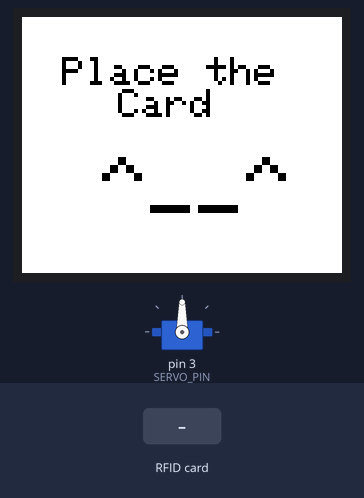
A sketch run on a simulated Arduino Uno, built with avr-gcc and run on an emulated ATmega328P. Parts: 160×128 colour display, servo. The inputs (shaded band) are chosen by the test bench. What the sketch prints to the serial monitor is not drawn.

Above: at 1.4 s.
1.5 s: RFID card 73 DC DA A5 held to the reader
At 2.2 s:
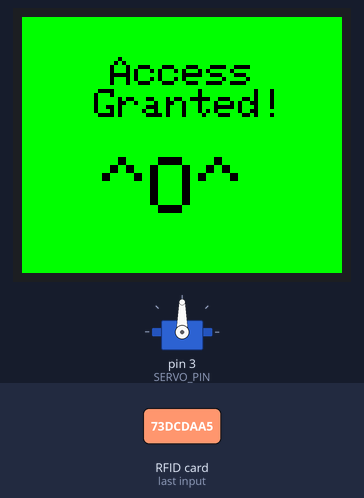
At 6.83 s:
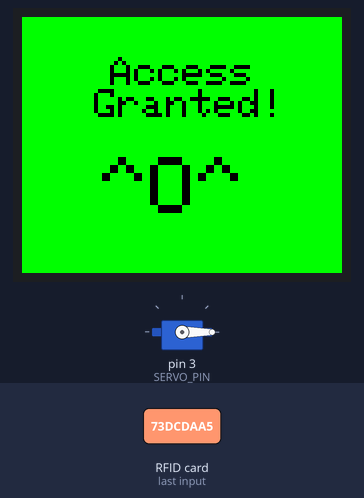
Timing chart, 0 to 8.4 s (numbered marks = the images above; inputs shaded):
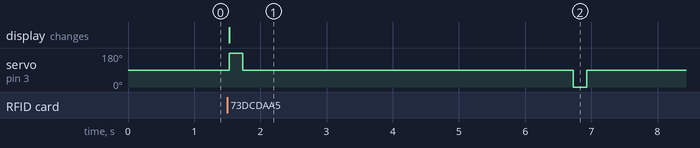

The sketch:

RFID_Door_Lock_System.ino
```cpp
#include <SPI.h>
#include <Adafruit_GFX.h>
#include <Adafruit_ST7735.h>
#include <MFRC522.h>
#include <Servo.h>  // Include Servo library

// TFT SPI Pins
#define TFT_CS   7   // Chip Select for TFT
#define TFT_DC   6   // Data/Command for TFT
#define TFT_RST  5   // Reset for TFT
// RFID SPI Pins
#define RFID_CS  10  // Chip Select for RFID
#define RFID_RST 9   // Reset for RFID

// Servo Motor Pin
#define SERVO_PIN 3  // Define servo pin (change if needed)

// TFT, RFID, and Servo Objects
Adafruit_ST7735 tft = Adafruit_ST7735(TFT_CS, TFT_DC, TFT_RST);
MFRC522 mfrc522(RFID_CS, RFID_RST);
Servo doorServo;  // Create servo object

// Allowed card UIDs
const byte allowedUIDs[][4] = {
    {0x73, 0xDC, 0xDA, 0xA5},
    {0x33, 0x68, 0xAA, 0xA9},
    {0xE3, 0xE8, 0x1C, 0x2A}
};
const int numAllowedUIDs = sizeof(allowedUIDs) / sizeof(allowedUIDs[0]);

void setup() {
    Serial.begin(115200);
    SPI.begin();

    // Set all data pins as OUTPUT and initialize them LOW to prevent floating
    pinMode(TFT_CS, OUTPUT);
    pinMode(TFT_DC, OUTPUT);
    pinMode(TFT_RST, OUTPUT);
    pinMode(RFID_CS, OUTPUT);
    pinMode(RFID_RST, OUTPUT);
    pinMode(SERVO_PIN, OUTPUT);

    digitalWrite(TFT_CS, LOW);
    digitalWrite(TFT_DC, LOW);
    digitalWrite(TFT_RST, LOW);
    digitalWrite(RFID_CS, LOW);
    digitalWrite(RFID_RST, LOW);
    digitalWrite(SERVO_PIN, LOW);

    // Initialize TFT Display
    tft.initR(INITR_GREENTAB);
    tft.setRotation(1);
    Serial.println("TFT Initialized.");

    // Initialize RFID
    mfrc522.PCD_Init();
    Serial.println("RFID Initialized.");

    // Initialize Servo
    doorServo.attach(SERVO_PIN);
    doorServo.write(90);  // Start at 0° position

    // Show startup message on TFT
    showStartupScreen();
}


void loop() {
    // Enable RFID, Disable TFT
    digitalWrite(TFT_CS, HIGH);
    digitalWrite(RFID_CS, LOW);

    if (mfrc522.PICC_IsNewCardPresent() && mfrc522.PICC_ReadCardSerial()) {
        Serial.print("Card UID: ");
        bool accessGranted = false;
        for (byte i = 0; i < mfrc522.uid.size; i++) {
            Serial.print(mfrc522.uid.uidByte[i] < 0x10 ? " 0" : " ");
            Serial.print(mfrc522.uid.uidByte[i], HEX);
        }
        Serial.println();

        // Check if UID is in the allowed list
        for (int i = 0; i < numAllowedUIDs; i++) {
            if (memcmp(mfrc522.uid.uidByte, allowedUIDs[i], 4) == 0) {
                accessGranted = true;
                break;
            }
        }

        // Enable TFT, Disable RFID
        digitalWrite(RFID_CS, HIGH);
        digitalWrite(TFT_CS, LOW);

        if (accessGranted) {
            showAccessGranted();
            activateServo();  // Call function to move the servo
        } else {
            showAccessDenied();
        }

        // Halt RFID
        mfrc522.PICC_HaltA();
        delay(2000);  // Wait before scanning again
        showStartupScreen();
    }
}

void showStartupScreen() {
    tft.fillScreen(ST7735_WHITE);
    tft.setTextColor(ST7735_BLACK);

    tft.setCursor(20, 20);
    tft.setTextSize(2);
    tft.print("Place the      Card");
    tft.setCursor(40, 70);
    tft.setTextSize(4);
    tft.print("^__^");  // Smiley face
}

void showAccessGranted() {
    tft.fillScreen(ST7735_GREEN);
    tft.setTextColor(ST7735_BLACK);
    tft.setTextSize(2);
    tft.setCursor(20, 20);
    tft.print("  Access      Granted!");
    tft.setCursor(40, 70);
    tft.setTextSize(4);
    tft.print("^O^");  // Big smile
}

void showAccessDenied() {
    tft.fillScreen(ST7735_BLUE);
    tft.setTextColor(ST7735_WHITE);
    tft.setTextSize(2);
    tft.setCursor(20, 20);
    tft.print("  Access      Denied!");
    tft.setCursor(40, 70);
    tft.setTextSize(4);
    tft.print(">w<");  // Sad face
}

void activateServo() {
    Serial.println("🔓 Unlocking door...");
    doorServo.write(180);  // Rotate to unlock
    delay(200);  // Run for 0.5 seconds
    doorServo.write(90);  // Stop
    delay(5000);  // Wait for 5 seconds

    Serial.println("🔒 Locking door...");
    doorServo.write(0);  // Rotate back to lock
    delay(200);  // Run for 0.5 seconds
    doorServo.write(90);  // Stop
}
```

Measured:
- after the input at 1.5 s, servo on pin 3 (SERVO_PIN): 90° → 180° at once, → 90° 0.20 s later, → 0° 5.0 s later, → 90° 0.20 s later; the display: changes at once (image 1)
